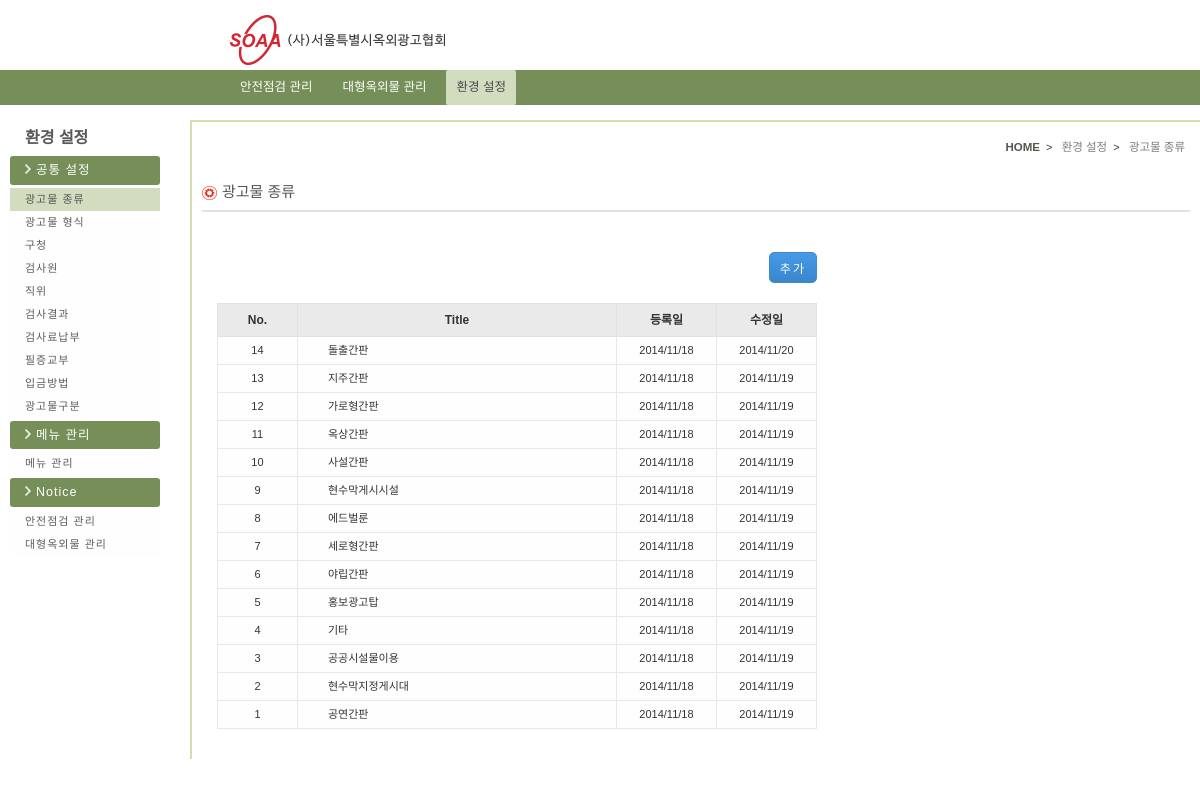
/settings/outdoor_act_cate.php, run on the app's committed database.
### tables this page shows
CREATE TABLE `common_selectbox` (
  `code` varchar(2) NOT NULL default '',
  `en_nm` varchar(15) NOT NULL default '',
  `ko_nm` varchar(15) default NULL,
  `title_nm` varchar(10) default NULL,
  `url` varchar(20) default NULL,
  `insert_date` varchar(10) default NULL,
  `update_date` varchar(10) default NULL,
  `order_idx` smallint(11) default NULL,
  PRIMARY KEY  (`code`,`en_nm`)
);

### config/function.php (called while the page is built, shortened)
<?
function fn_select($condition, $tbl, $where){
	$sql =  "SELECT " . $condition;
	$sql .= " FROM " . $tbl;
	if($where){
		$sql .= " WHERE " . $where;
	}
	$result = mysql_query($sql);
	return $result;
}
function fn_select_fetch_array($condition, $tbl, $where){
	$sql =  "SELECT " . $condition;
	$sql .= " FROM " . $tbl;
	if($where){
		$sql .= " WHERE " . $where;
	}
	$result =	mysql_query($sql);
	$rs		=	mysql_fetch_array($result);
	return $rs;
}
function fn_select_cnt($condition, $tbl, $where){
	$sql =  "SELECT " . $condition;
	$sql .= " FROM " . $tbl;
	if($where){
		$sql .= " WHERE " . $where;
	}
	$result =	mysql_query($sql);
	$rs_cnt	=	mysql_num_rows($result);
	return $rs_cnt;
}
?>

### settings/outdoor_act_cate.php (the view, shortened to what this page needs)
<?  include $_SERVER["DOCUMENT_ROOT"] . "/settings/left_menu.php"; ?>
<link rel="stylesheet" type="text/css" href="../css/admin/configuration.css">
<?	$rs = fn_select_fetch_array("distinct(title_nm)","common_selectbox","code='01' order by order_idx");	?>
<section class="contents">
            	<div class="contents_con">
                    <div class="top_unit">
                        <div class="inner_jump">
							<a href="/safeChk_Mng/soaa_list.php"><span class="first">HOME</span></a>&nbsp;&nbsp;&gt;&nbsp;&nbsp;
							<a href="/settings/outdoor_act_cate.php">환경&nbsp;설정</a>&nbsp;&nbsp;&gt;&nbsp;&nbsp;
							<a href="/settings/<?=$this_page[0]?>"><?=$rs["title_nm"]?></a>
						</div>
                        <p class="contop_title"><img src="../img/set_icon.png" alt="icon"><?=$rs["title_nm"]?></p>
                    </div>
                    <div class="line"></div>
                    <div class="contain">
                        <div class="confi_box">
                            <div class="confi_btn"><input type="button" value="추가" id="submit_btn" onclick="addList('01')"></div>
                            <div class="confi_table">
                                <table>
                                    <colgroup>
                                        <col width="80px">
                                        <col width="319px">
                                        <col width="100px">
                                        <col width="100px">
                                    </colgroup>
                                    <tr>
                                        <th>No.</th>
                                        <th>Title</th>
                                        <th>등록일</th>
                                        <th>수정일</th>
                                    </tr>
									<?
										$tot_cnt = fn_select_cnt("*", "common_selectbox", "code='01'");
										$result = fn_select("code, en_nm, ko_nm, insert_date, update_date", "common_selectbox", "code='01'  order by order_idx");
										while($rs = mysql_fetch_array($result)){
											$code = $rs["code"];
											$en_nm = $rs["en_nm"];
											$insert_date = explode("-", $rs["insert_date"]);
											$update_date = explode("-", $rs["update_date"]);
									?>
                                    <tr>
                                        <td class="no"><?=$tot_cnt?></td>
                                        <td class="type"><a href="javascript:void(0)" onclick="updateList('<?=$code?>','<?=$en_nm?>');"><?=$rs["ko_nm"]?></a></td>
                                        <td class="reg_date"><?=$insert_date[0]?>/<?=$insert_date[1]?>/<?=$insert_date[2]?></td>
                                        <td class="mod_date"><?=$update_date[0]?>/<?=$update_date[1]?>/<?=$update_date[2]?></td>
                                    </tr>
									<?
										$tot_cnt--;
										} ?>
                                </table>
                            </div>
                        </div>
                    </div>
                </div>
            </section>
        </section>
	</div>
</body>
</html>

### css/admin/common.css (style rules this page uses)
body { margin:0;padding:0;font-family:'nanumbarun_gothic',sans-serif, Arial;font-size:11px;color:#333 }
adress, article, aside,figure,footer, header, hgroup, menu, nav, section { display:block }
a { text-decoration:none;color:#333 }
html { overflow-x:auto;overflow-y:scroll;min-height:1000px; }
img { border:0;outline:none }
.contents { overflow:hidden;padding-left:30px; }
.contents_con { overflow:hidden;padding:10px;border-top:2px solid #d4deb0;border-left:2px solid #d4deb0 }
.top_unit { overflow:hidden }
.inner_jump { display:inline-block;float:right;margin:10px 5px 10px 0 }
.first { font-weight:bold;color:#555650 }
.inner_jump a { font-size:11.5px;color:#7d7d7d }
.contop_title { overflow:hidden;font-family:'nanumgothic_Bold',sans-serif;font-size:15px;color:#565656;margin-top:20px }
.contop_title img { vertical-align:middle;margin-right:5px }
.line { border-top:2px solid #e2e1e1;margin-top:10px }
.contain { width:99%;overflow:hidden;margin:10px auto }

### css/admin/configuration.css (style rules this page uses)
.confi_box { width:600px;height:auto;margin:10px }
.confi_btn { float:right;margin:20px 0 }
.confi_table { width:600px;overflow:hidden }
.confi_table table { width:100% }
.confi_table th { background:#eaeaea;border:1px solid #e1e1e1;padding:10px 0;font-size:12px }
.confi_table td { background:#fefefe;border:1px solid #e8e8e8;padding-top:8px;padding-bottom:8px }
.no,.reg_date,.mod_date { text-align:center }
.type { padding:0 30px }
#submit_btn { background:#3986cd;background:-webkit-gradient(linear, left top, left bottom, from(#469ae6), to(#3986cd));background:-moz-linear-gradient(top, #469ae6, #3986cd); filter:progid:DXImageTransform.Microsoft.gradient(startColorstr='#469ae6', endColorstr='#3986cd');color:#fff;border:solid 1px #4289c9;border-radius:5px;-moz-border-radius:5px;-webkit-border-radius:5px;-o-border-radius:5px;padding:6px 10px;cursor:pointer;font-family:'nanumgothic_Bold',sans-serif;letter-spacing:2px;font-size:12px }

### data on the page
common_selectbox: ko_nm "돌출간판", insert_date "2014", insert_date "11", insert_date "18", update_date "2014", update_date "11", update_date "20"
common_selectbox: ko_nm "지주간판", insert_date "2014", insert_date "11", insert_date "18", update_date "2014", update_date "11", update_date "19"
common_selectbox: ko_nm "가로형간판", insert_date "2014", insert_date "11", insert_date "18", update_date "2014", update_date "11", update_date "19"
common_selectbox: ko_nm "옥상간판", insert_date "2014", insert_date "11", insert_date "18", update_date "2014", update_date "11", update_date "19"
common_selectbox: ko_nm "사설간판", insert_date "2014", insert_date "11", insert_date "18", update_date "2014", update_date "11", update_date "19"
common_selectbox: ko_nm "현수막게시시설", insert_date "2014", insert_date "11", insert_date "18", update_date "2014", update_date "11", update_date "19"
common_selectbox: ko_nm "에드벌룬", insert_date "2014", insert_date "11", insert_date "18", update_date "2014", update_date "11", update_date "19"
common_selectbox: ko_nm "세로형간판", insert_date "2014", insert_date "11", insert_date "18", update_date "2014", update_date "11", update_date "19"
common_selectbox: ko_nm "야립간판", insert_date "2014", insert_date "11", insert_date "18", update_date "2014", update_date "11", update_date "19"
common_selectbox: ko_nm "홍보광고탑", insert_date "2014", insert_date "11", insert_date "18", update_date "2014", update_date "11", update_date "19"
common_selectbox: ko_nm "기타", insert_date "2014", insert_date "11", insert_date "18", update_date "2014", update_date "11", update_date "19"
common_selectbox: ko_nm "공공시설물이용", insert_date "2014", insert_date "11", insert_date "18", update_date "2014", update_date "11", update_date "19"
common_selectbox: ko_nm "현수막지정게시대", insert_date "2014", insert_date "11", insert_date "18", update_date "2014", update_date "11", update_date "19"
common_selectbox: ko_nm "공연간판", insert_date "2014", insert_date "11", insert_date "18", update_date "2014", update_date "11", update_date "19"

### other printed values
$rs["title_nm"] "광고물 종류"
$rs["title_nm"] "광고물 형식"
$rs["title_nm"] "구청"
$rs["title_nm"] "검사원"
$rs["title_nm"] "직위"
$rs["title_nm"] "검사결과"
$rs["title_nm"] "검사료납부"
$rs["title_nm"] "필증교부"
$rs["title_nm"] "입금방법"
$rs["title_nm"] "광고물구분"
